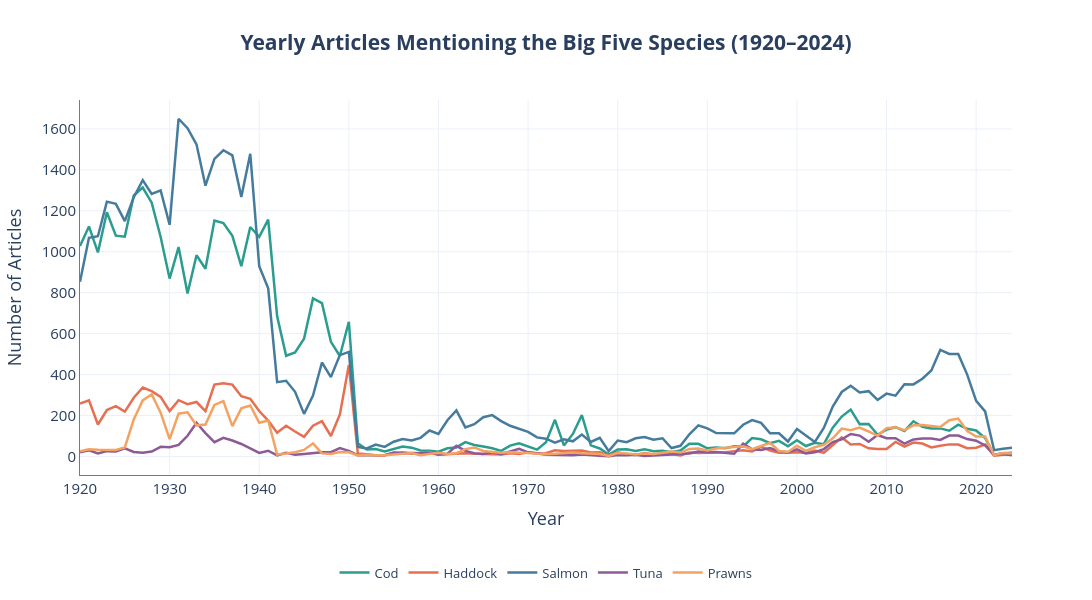

Here is the notebook cell this chart was saved with:
### Markdown cell above
### Big-5 Species Time Series

### Code cell
# ────────────── Big 5 Species Through Time ──────────────
import plotly.graph_objects as go

COLORS_BIG5 = {
    "cod": "#2A9D8F",
    "haddock": "#E76F51",
    "salmon": "#457B9D",
    "prawns": "#F4A261",
    "tuna": "#8D5A97"
}

fig = go.Figure()

for species in BIG_5:

    ts = (
        df[df[f"has_{species}"]]
        .groupby("year")
        .size()
        .reset_index(name="count")
    )

    fig.add_trace(
        go.Scatter(
            x=ts["year"],
            y=ts["count"],
            mode="lines",
            name=species.capitalize(),
            line=dict(
                color=COLORS_BIG5[species],
                width=2.5
            ),
            hovertemplate=(
                f"<b>{species.capitalize()}</b><br>"
                "Year: %{x}<br>"
                "Articles: %{y:}<extra></extra>"
            )
        )
    )

fig.update_layout(

    template="plotly_white",

    width=1200,
    height=600,

    title=dict(
        text="<b>Yearly Articles Mentioning the Big Five Species (1920–2024)</b>",
        x=0.5
    ),

    xaxis=dict(
        title="Year",
        tickmode="linear",
        dtick=10,
        showgrid=True,
        showline=True,
        linecolor="#2A9D8F"
    ),

    yaxis=dict(
        title="Number of Articles",
        tickformat="d",
        showgrid=True,
        showline=True,
        linecolor="#2A9D8F",
        zeroline=False
    ),

    hovermode="x unified",

    legend=dict(
        orientation="h",
        y=-0.22,
        x=0.5,
        xanchor="center",
        yanchor="top",
        font=dict(size=13)
    ),

    font=dict(size=15)
)

fig.show()

html_file = OUTPUT_PATH /"Visualizations" /"big_5_time.html"
png_file = OUTPUT_PATH /"Visualizations" /"big_5_time.png"
pdf_file = OUTPUT_PATH /"Visualizations" /"big_5_time.pdf"


fig.write_html(html_file)
fig.write_image(png_file, width=1800, height=900, scale=3)
fig.write_image(pdf_file)

print(f"Interactive figure saved to: {html_file}")
print(f"High-resolution PNG saved to: {png_file}")
print(f"High-resolution PDF saved to: {pdf_file}")

#fig2, ax2 = plt.subplots(figsize=(12, 5))
#for i, species in enumerate(BIG_5):
    #ts = df[df[f'has_{species}']].groupby('year').size()
    #ax2.plot(ts.index, ts.values, label=species.capitalize(),
             #color=COLORS_BIG5[i], linewidth=2)
#ax2.set_title("Yearly Articles by Big 5 Species (1922–2024)", fontsize=13, fontweight='bold', pad=12)
#ax2.set_xlabel("Year", fontsize=11)
#ax2.set_ylabel("No. of Articles", fontsize=11)
#ax2.set_xticks(range(1920, 2025, 10))
#ax2.yaxis.set_major_formatter(mticker.FuncFormatter(lambda x, _: f'{int(x):,}'))
#ax2.legend(loc='upper center', bbox_to_anchor=(0.5, -0.14), ncol=5, fontsize=10, frameon=False)
#ax2.grid(axis='y', linestyle='--', alpha=0.4)
#ax2.spines[['top','right']].set_visible(False)
#fig2.tight_layout()
#plt.show()

### Figure 1 — Plotly figure (JSON) as saved in the notebook; plotly's stock layout.template omitted (floating-point values rounded to 4 significant figures)
{"data": [{"hovertemplate": "<b>Cod</b><br>Year: %{x}<br>Articles: %{y:}<extra></extra>", "line": {"color": "#2A9D8F", "width": 2.5}, "mode": "lines", "name": "Cod", "type": "scatter", "x": [1920, 1921, 1922, 1923, 1924, 1925, 1926, 1927, 1928, 1929, 1930, 1931, 1932, 1933, 1934, 1935, 1936, 1937, 1938, 1939, 1940, 1941, 1942, 1943, 1944, 1945, 1946, 1947, 1948, 1949, 1950, 1951, 1952, 1953, 1954, 1955, 1956, 1957, 1958, 1959, 1960, 1961, 1962, 1963, 1964, 1965, 1966, 1967, 1968, 1969, 1970, 1971, 1972, 1973, 1974, 1975, 1976, 1977, 1978, 1979, 1980, 1981, 1982, 1983, 1984, 1985, 1986, 1987, 1988, 1989, 1990, 1991, 1992, 1993, 1994, 1995, 1996, 1997, 1998, 1999, 2000, 2001, 2002, 2003, 2004, 2005, 2006, 2007, 2008, 2009, 2010, 2011, 2012, 2013, 2014, 2015, 2016, 2017, 2018, 2019, 2020, 2021, 2022, 2023, 2024], "y": [1028, 1124, 997, 1193, 1079, 1074, 1275, 1314, 1240, 1072, 869, 1023, 796, 983, 917, 1153, 1140, 1078, 930, 1121, 1073, 1157, 685, 492, 508, 575, 772, 749, 560, 491, 658, 65, 34, 36, 24, 35, 48, 43, 29, 28, 23, 40, 44, 70, 56, 49, 40, 27, 53, 64, 50, 33, 70, 179, 54, 110, 202, 54, 39, 9, 34, 35, 27, 35, 26, 28, 21, 29, 62, 62, 40, 44, 40, 50, 49, 90, 84, 65, 76, 50, 79, 51, 67, 60, 141, 195, 229, 158, 159, 106, 131, 143, 124, 172, 145, 137, 137, 126, 155, 135, 127, 90, 7, 16, 18]}, {"hovertemplate": "<b>Haddock</b><br>Year: %{x}<br>Articles: %{y:}<extra></extra>", "line": {"color": "#E76F51", "width": 2.5}, "mode": "lines", "name": "Haddock", "type": "scatter", "x": [1920, 1921, 1922, 1923, 1924, 1925, 1926, 1927, 1928, 1929, 1930, 1931, 1932, 1933, 1934, 1935, 1936, 1937, 1938, 1939, 1940, 1941, 1942, 1943, 1944, 1945, 1946, 1947, 1948, 1949, 1950, 1951, 1952, 1953, 1954, 1955, 1956, 1957, 1958, 1959, 1960, 1961, 1962, 1963, 1964, 1965, 1966, 1967, 1968, 1969, 1970, 1971, 1972, 1973, 1974, 1975, 1976, 1977, 1978, 1979, 1980, 1981, 1982, 1983, 1984, 1985, 1986, 1987, 1988, 1989, 1990, 1991, 1992, 1993, 1994, 1995, 1996, 1997, 1998, 1999, 2000, 2001, 2002, 2003, 2004, 2005, 2006, 2007, 2008, 2009, 2010, 2011, 2012, 2013, 2014, 2015, 2016, 2017, 2018, 2019, 2020, 2021, 2022, 2023, 2024], "y": [259, 274, 156, 227, 246, 219, 287, 337, 319, 291, 222, 275, 255, 266, 221, 351, 358, 351, 294, 282, 222, 175, 116, 150, 122, 96, 150, 172, 100, 205, 447, 15, 11, 6, 6, 17, 21, 14, 11, 22, 8, 11, 12, 16, 13, 12, 11, 10, 16, 12, 20, 15, 16, 30, 27, 29, 29, 19, 21, 4, 20, 11, 7, 17, 9, 13, 12, 5, 19, 17, 19, 20, 20, 26, 30, 24, 48, 29, 18, 18, 20, 17, 29, 18, 56, 93, 59, 61, 40, 36, 36, 71, 48, 68, 63, 44, 52, 59, 58, 40, 43, 58, 4, 8, 8]}, {"hovertemplate": "<b>Salmon</b><br>Year: %{x}<br>Articles: %{y:}<extra></extra>", "line": {"color": "#457B9D", "width": 2.5}, "mode": "lines", "name": "Salmon", "type": "scatter", "x": [1920, 1921, 1922, 1923, 1924, 1925, 1926, 1927, 1928, 1929, 1930, 1931, 1932, 1933, 1934, 1935, 1936, 1937, 1938, 1939, 1940, 1941, 1942, 1943, 1944, 1945, 1946, 1947, 1948, 1949, 1950, 1951, 1952, 1953, 1954, 1955, 1956, 1957, 1958, 1959, 1960, 1961, 1962, 1963, 1964, 1965, 1966, 1967, 1968, 1969, 1970, 1971, 1972, 1973, 1974, 1975, 1976, 1977, 1978, 1979, 1980, 1981, 1982, 1983, 1984, 1985, 1986, 1987, 1988, 1989, 1990, 1991, 1992, 1993, 1994, 1995, 1996, 1997, 1998, 1999, 2000, 2001, 2002, 2003, 2004, 2005, 2006, 2007, 2008, 2009, 2010, 2011, 2012, 2013, 2014, 2015, 2016, 2017, 2018, 2019, 2020, 2021, 2022, 2023, 2024], "y": [853, 1068, 1076, 1245, 1234, 1150, 1267, 1350, 1283, 1300, 1132, 1650, 1604, 1525, 1323, 1454, 1496, 1471, 1268, 1479, 930, 822, 363, 370, 316, 208, 297, 459, 388, 495, 511, 47, 39, 58, 47, 72, 85, 78, 91, 127, 110, 177, 225, 142, 158, 192, 202, 173, 150, 136, 120, 93, 87, 67, 84, 74, 107, 71, 91, 26, 78, 70, 89, 95, 82, 89, 41, 52, 108, 152, 137, 114, 115, 113, 155, 178, 164, 113, 113, 73, 134, 102, 71, 139, 244, 315, 345, 313, 319, 276, 307, 297, 353, 352, 380, 420, 521, 501, 501, 400, 272, 220, 31, 38, 42]}, {"hovertemplate": "<b>Tuna</b><br>Year: %{x}<br>Articles: %{y:}<extra></extra>", "line": {"color": "#8D5A97", "width": 2.5}, "mode": "lines", "name": "Tuna", "type": "scatter", "x": [1920, 1921, 1922, 1923, 1924, 1925, 1926, 1927, 1928, 1929, 1930, 1931, 1932, 1933, 1934, 1935, 1936, 1937, 1938, 1939, 1940, 1941, 1942, 1943, 1944, 1945, 1946, 1947, 1948, 1949, 1950, 1951, 1952, 1953, 1954, 1955, 1956, 1957, 1958, 1959, 1960, 1961, 1962, 1963, 1964, 1965, 1966, 1967, 1968, 1969, 1970, 1971, 1972, 1973, 1974, 1975, 1976, 1977, 1978, 1979, 1980, 1981, 1982, 1983, 1984, 1985, 1986, 1987, 1988, 1989, 1990, 1991, 1992, 1993, 1994, 1995, 1996, 1997, 1998, 1999, 2000, 2001, 2002, 2003, 2004, 2005, 2006, 2007, 2008, 2009, 2010, 2011, 2012, 2013, 2014, 2015, 2016, 2017, 2018, 2019, 2020, 2021, 2022, 2023, 2024], "y": [20, 30, 15, 26, 24, 40, 22, 18, 24, 47, 45, 56, 101, 165, 114, 70, 91, 78, 61, 37, 17, 28, 5, 18, 8, 12, 17, 21, 21, 41, 27, 6, 6, 6, 6, 19, 16, 17, 16, 16, 10, 13, 52, 27, 16, 12, 20, 11, 24, 37, 20, 16, 8, 8, 6, 6, 10, 5, 3, 1, 7, 6, 8, 2, 4, 6, 11, 12, 14, 24, 21, 22, 18, 13, 63, 35, 32, 41, 26, 20, 35, 15, 21, 36, 70, 84, 110, 102, 72, 105, 89, 89, 63, 83, 88, 88, 81, 102, 102, 85, 77, 54, 9, 13, 6]}, {"hovertemplate": "<b>Prawns</b><br>Year: %{x}<br>Articles: %{y:}<extra></extra>", "line": {"color": "#F4A261", "width": 2.5}, "mode": "lines", "name": "Prawns", "type": "scatter", "x": [1920, 1921, 1922, 1923, 1924, 1925, 1926, 1927, 1928, 1929, 1930, 1931, 1932, 1933, 1934, 1935, 1936, 1937, 1938, 1939, 1940, 1941, 1942, 1943, 1944, 1945, 1946, 1947, 1948, 1949, 1950, 1951, 1952, 1953, 1954, 1955, 1956, 1957, 1958, 1959, 1960, 1961, 1962, 1963, 1964, 1965, 1966, 1967, 1968, 1969, 1970, 1971, 1972, 1973, 1974, 1975, 1976, 1977, 1978, 1979, 1980, 1981, 1982, 1983, 1984, 1985, 1986, 1987, 1988, 1989, 1990, 1991, 1992, 1993, 1994, 1995, 1996, 1997, 1998, 1999, 2000, 2001, 2002, 2003, 2004, 2005, 2006, 2007, 2008, 2009, 2010, 2011, 2012, 2013, 2014, 2015, 2016, 2017, 2018, 2019, 2020, 2021, 2022, 2023, 2024], "y": [25, 35, 33, 34, 32, 44, 181, 274, 304, 214, 85, 209, 216, 152, 156, 252, 270, 148, 235, 249, 165, 176, 9, 14, 21, 32, 64, 15, 12, 22, 20, 5, 8, 6, 6, 10, 13, 17, 6, 11, 18, 12, 16, 36, 44, 27, 21, 18, 20, 20, 17, 13, 11, 13, 15, 19, 16, 15, 12, 2, 17, 15, 10, 15, 12, 18, 24, 19, 37, 39, 29, 39, 42, 44, 50, 35, 52, 67, 27, 22, 52, 27, 45, 57, 89, 136, 128, 141, 122, 101, 138, 143, 128, 152, 154, 150, 144, 177, 185, 124, 97, 97, 7, 17, 15]}], "layout": {"font": {"size": 15}, "height": 600, "hovermode": "x unified", "legend": {"font": {"size": 13}, "orientation": "h", "x": 0.5, "xanchor": "center", "y": -0.22, "yanchor": "top"}, "title": {"text": "<b>Yearly Articles Mentioning the Big Five Species (1920–2024)</b>", "x": 0.5}, "width": 1200, "xaxis": {"dtick": 10, "linecolor": "#2A9D8F", "showgrid": true, "showline": true, "tickmode": "linear", "title": {"text": "Year"}}, "yaxis": {"linecolor": "#2A9D8F", "showgrid": true, "showline": true, "tickformat": "d", "title": {"text": "Number of Articles"}, "zeroline": false}}}
